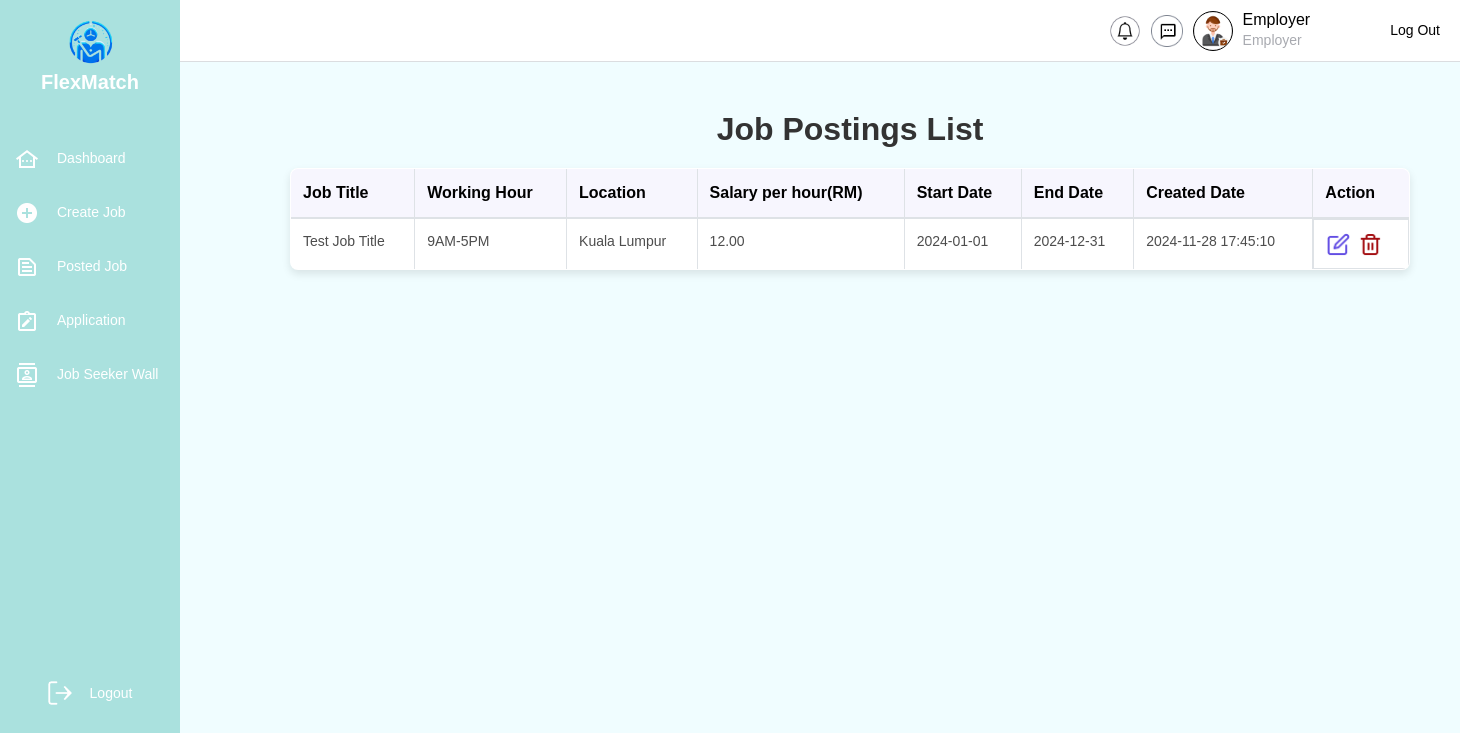
/Employer/job_posting_list.php (signed in), run on an earlier commit of the app's database.
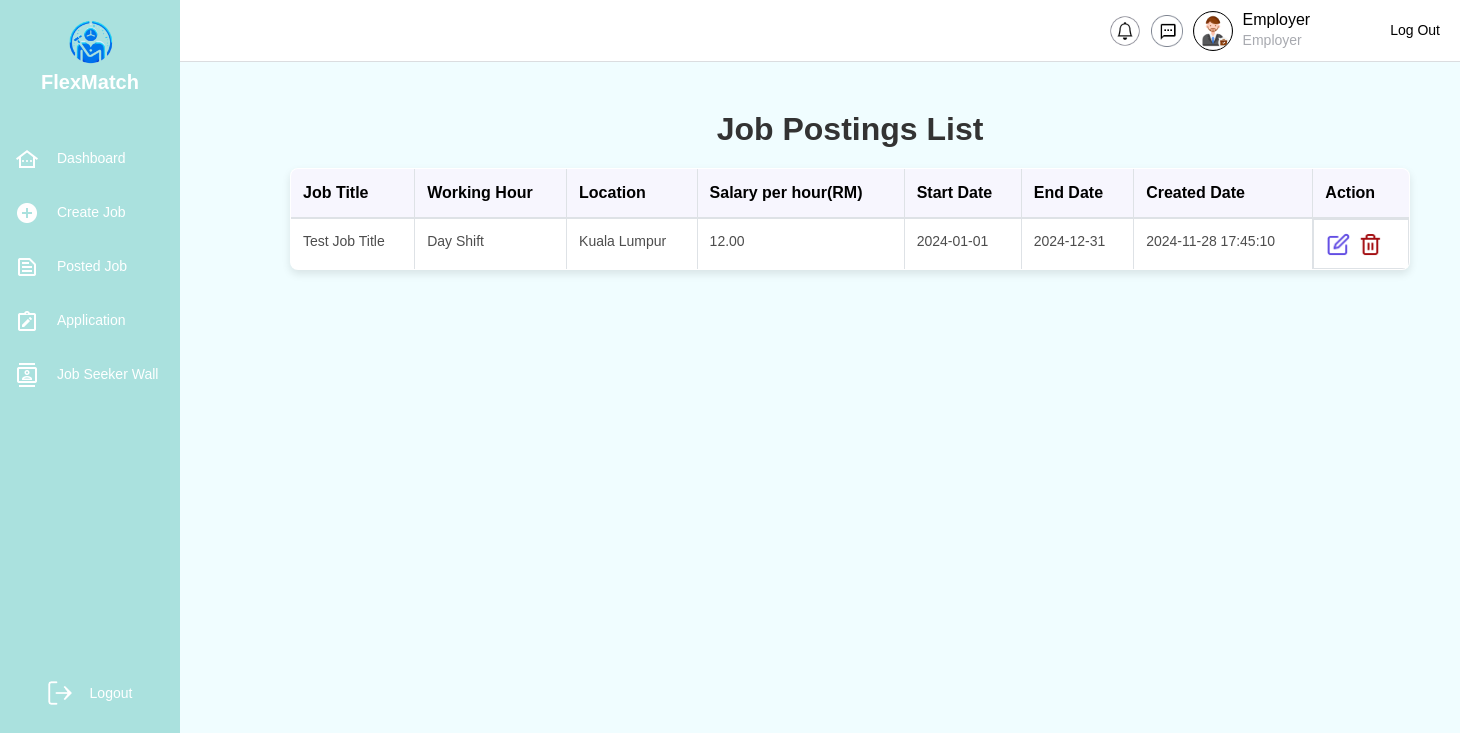
And on a later commit of the database.
### tables this page shows
CREATE TABLE jobPost (
    jobPostID VARCHAR(10) PRIMARY KEY,  
    jobTitle VARCHAR(255) NOT NULL,  
    location VARCHAR(255),  
    salary DECIMAL(10, 2),  
    startDate DATE,  
    endDate DATE,  
    workingHour VARCHAR(50),  
    jobDescription TEXT,  
    jobRequirement TEXT,  
    createTime TIMESTAMP DEFAULT CURRENT_TIMESTAMP,  
    updateTime TIMESTAMP DEFAULT CURRENT_TIMESTAMP ON UPDATE CURRENT_TIMESTAMP,  
    userID VARCHAR(10) NOT NULL,  
    FOREIGN KEY (userID) REFERENCES login(userID) ON DELETE CASCADE  
);

### Employer/job_posting_list.php (the view, shortened to what this page needs)
<!DOCTYPE html>
<html lang="en">
<head>
    <link rel="stylesheet" href="https://stackpath.bootstrapcdn.com/bootstrap/4.5.2/css/bootstrap.min.css">
</head>
<body>
    <?php
        include('../database/config.php');
        include('employerNew.php');
        $sql = "SELECT jobPostID, jobTitle, workingHour, location, salary, startDate, endDate, createTime FROM jobPost";
        $result = mysqli_query($con, $sql);
        if (mysqli_num_rows($result) > 0) {
            echo '<div class="container mt-5">';
            echo '<h2>Job Postings List</h2>';
            echo '<table class="table table-bordered">';
            echo '<thead>';
            echo '<tr>';
            echo '<th>Job Title</th>';
            echo '<th>Working Hour</th>';
            echo '<th>Location</th>';
            echo '<th>Salary per hour(RM)</th>';
            echo '<th>Start Date</th>';
            echo '<th>End Date</th>';
            echo '<th>Created Date</th>';
            echo '<th>Action</th>';
            echo '</thead>';
            echo '<tbody>';
            while ($row = mysqli_fetch_assoc($result)) {
                echo '<tr>';
                echo '<td>' . htmlspecialchars($row['jobTitle']) . '</td>';
                echo '<td>' . htmlspecialchars($row['workingHour']) . '</td>';
                echo '<td>' . htmlspecialchars($row['location']) . '</td>';
                echo '<td>' . number_format($row['salary'], 2) . '</td>';
                echo '<td>' . htmlspecialchars($row['startDate']) . '</td>';
                echo '<td>' . htmlspecialchars($row['endDate']) . '</td>';
                echo '<td>' . htmlspecialchars($row['createTime']) .
                     '<td>
                        <div class="action-buttons">
                            <a href="edit_job_posting.php?jobPostID=' . $row['jobPostID'] . '" class="btn btn-edit">
                                <img src="../images/edit.png" alt="Edit" class="icon">
                            </a>
                            <a href="confirm_delete.php?jobPostID=' . $row['jobPostID'] . '" class="btn btn-delete">
                                <img src="../images/trash.png" alt="Delete" class="icon">
                            </a>
                        </div>
                    </td>
                    ';
                echo '</tr>';
            }
            echo '</tbody>';
            echo '</table>';
            echo '</div>';
        } else {
            echo '<div class="content"><p>No job postings found.</p></div>';
        }
    ?>
</body>
</html>

### Employer/employerNew.php (shortened to what this page needs)
<?php
include '../database/config.php';
$userID = $_SESSION['userID'];
$query = $con->prepare("
    SELECT employer.fullName
    FROM employer
    INNER JOIN login ON employer.userID = login.userID
    WHERE employer.userID = ?
");
$query->bind_param("s", $userID);
$query->execute();
$result = $query->get_result();
if ($result && $result->num_rows > 0) {
    $employer = $result->fetch_assoc();
    $fullName = $employer['fullName'];
} else {
    $fullName = "Employer";
}
?>
<!DOCTYPE html>
<html lang="en">
<head>
</head>
<body>
    <div class="sidebar">
    <div class="logo-section">
            <img src="../images/FlexMatchLogo.png" alt="FlexMatch Logo" class="logo-image">
            <h1 class="logo-text">FlexMatch</h1>
        </div>
        <nav class="menu">
            <div class="menu-item">
                <img src="../images/dashboardIcon.png" alt="Dashboard Icon" class="menu-icon">
                <span onclick="location.href='employer_dashboard.php'">Dashboard</span>
            </div>
            <div class="menu-item">
                <img src="../images/add_circle.png" alt="Create Job Icon" class="menu-icon">
                <span onclick="location.href='job_posting_form.php'">Create Job</span>
            </div>
            <div class="menu-item">
                <img src="../images/text_snippet.png" alt="Posted Job Icon" class="menu-icon">
                <span onclick="location.href='job_posting_list.php'">Posted Job</span>
            </div>
            <div class="menu-item">
                <img src="../images/note_alt.png" alt="Application Icon" class="menu-icon">
                <span>Application</span>
            </div>
            <div class="menu-item">
                <img src="../images/contacts.png" alt="Job Seeker Wall Icon" class="menu-icon">
                <span>Job Seeker Wall</span>
            </div>
        </nav>
        <div class="logout" onclick="location.href='../login.html'">
    <img src="../images/vector.png" alt="Logout Icon" class="menu-icon">
    <span class="logout-text">Logout</span>
</div>
    </div>
    <div class="main-content">
        <header class="header">
        <div class="header-right">
            <img src="../images/Notification.png" alt="Notification Icon" class="notification-icon">
            <img src="../images/Chat.png" alt="Chat Icon" class="notification-icon">
                    <img src="../images/employer.png" alt="User Image" class="profile-image">
                    <div class="user-info">
                        <span class="user-name"><?php echo htmlspecialchars($fullName); ?></span>
                        <span class="user-role">Employer</span>
                    </div>
                </div>
                <span class="logout-button" onclick="location.href='../login.html'">Log Out</span>
            </div>
        <section class="content">
        </section>
</body>
</html>

### Employer/job_posting_list.php (style rules this page uses)
body { font-family: 'Arial', sans-serif; font-weight: 500; background-color: #F0FDFF; margin: 0; padding: 0; display: flex; flex-direction: row; }
.container { margin-left: 250px; margin-right: auto; padding: 40px; max-width: 1200px; text-align: center; }
h2 { text-align: center; font-size: 32px; font-weight: 700; color: #333333; margin-bottom: 20px; margin-top: -80px; }
table { width: 100%; border-collapse: collapse; background: #FFFFFF; box-shadow: 0px 4px 8px rgba(0, 0, 0, 0.1); border-radius: 8px; overflow: hidden; }
thead { background-color: #F7F6FE; }
thead th { text-align: left; font-size: 16px; font-weight: 600; color: #000000; padding: 16px; border-bottom: 2px solid #EAEAEA; }
tbody tr { border-bottom: 1px solid #EAEAEA; transition: background 0.3s ease; }
tbody td { font-size: 14px; font-weight: 400; color: #4D4D4D; padding: 16px; text-align: left; }
tbody td:last-child { display: flex; justify-content: flex-start; align-items: center; gap: 16px; }
.action-buttons { display: flex; justify-content: center; align-items: center; gap: 8px; }
.action-buttons .btn { display: flex; justify-content: center; align-items: center; border: none; background: transparent; cursor: pointer; padding: 0; transition: transform 0.3s ease; }
.action-buttons .icon { width: 24px; height: 24px; object-fit: contain; display: inline-block; vertical-align: middle; transition: transform 0.3s ease, box-shadow 0.3s ease; }

### Employer/employerNew.php (style rules this page uses)
* { margin: 0; padding: 0; box-sizing: border-box; font-family: Arial, sans-serif; }
body { display: flex; flex-direction: column; min-height: 100vh; background: #F0FDFF; }
.sidebar { position: fixed; width: 180px; height: 100%; background: #AAE1DE; display: flex; flex-direction: column; align-items: center; padding-top: 20px; }
.logo-section { text-align: center; margin-bottom: 30px; margin-top: -10px; position: relative; }
.logo-image { width: 70px; height: auto; }
.logo-text { font-weight: bold; font-size: 20px; color: #FFFFFF; margin-top: 0px; }
.menu { width: 100%; }
.menu-item, .logout { display: flex; align-items: center; padding: 15px; cursor: pointer; color: #FFFFFF; font-size: 14px; font-family: 'Cabin', sans-serif; font-weight: 400; gap: 18px; border-radius: 8px; }
.menu-icon { width: 24px; height: 24px; }
.logout { margin-top: auto; margin-bottom: 80px; text-align: center; }
.logout-text { color: #FFFFFF; font-size: 14px; font-family: 'Arial', sans-serif; font-weight: 400; }
.main-content { margin-left: 180px; width: calc(100% - 180px); }
.header { background: #FFFFFF; padding: 10px 20px; display: flex; justify-content: flex-end; align-items: center; border-bottom: 1px solid #DBDDE0; }
.header-right { display: flex; align-items: center; gap: 10px; }
.notification-icon { width: 32px; height: 32px; cursor: pointer; }
.profile-image { width: 40px; height: 40px; border-radius: 50%; border: 0.1px solid #000000; cursor: pointer; }
.user-info { display: flex; flex-direction: column; text-align: left; }
.user-name { font-weight: 500; font-size: 16px; line-height: 20px; color: #000000; }
.user-role { font-size: 14px; color: #A8AAB0; }
.logout-button { font-size: 14px; color: #000000; border: none; background: none; cursor: pointer; margin-left: 80px; transition: color 0.3s ease; }
.content { padding: 20px; text-align: center; display: flex; flex-direction: column; gap: 20px; align-items: center; justify-content: flex-start; }

What changed in the data, as far as the page shows it:
changed jobpost "Test Job Title": workingHour "9AM-5PM" → "Day Shift"
